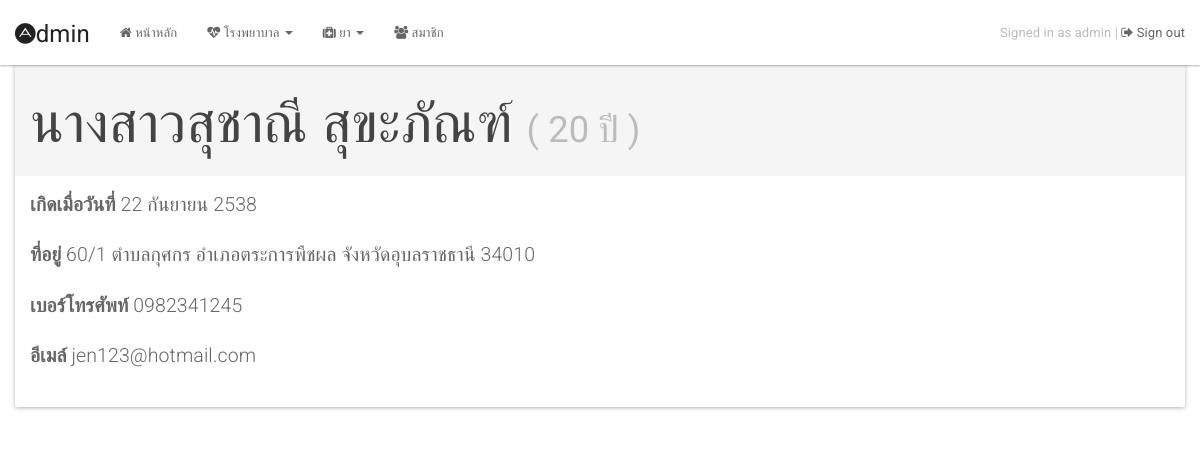
The app's page /admin/view-profile.php?id=55 (signed in) with its own data.
### tables this page shows
CREATE TABLE `profile` (
  `profile_id` int(10) NOT NULL,
  `profile_username` varchar(20) NOT NULL,
  `profile_pwd` varchar(12) NOT NULL DEFAULT '',
  `firstname` varchar(100) NOT NULL DEFAULT '',
  `lastname` varchar(100) NOT NULL DEFAULT '',
  `age` int(3) NOT NULL,
  `title` varchar(100) NOT NULL DEFAULT '' COMMENT 'คำนำหน้าชื่อ',
  `gender` enum('M','F') DEFAULT NULL,
  `birthday` varchar(10) NOT NULL,
  `tel` text,
  `email` varchar(100) DEFAULT '',
  `address` text NOT NULL,
  `province` int(3) NOT NULL,
  `amphur` int(3) NOT NULL,
  `district` int(3) NOT NULL,
  `zipcode` int(5) NOT NULL,
  `lat` varchar(100) DEFAULT NULL,
  `lng` varchar(100) DEFAULT '',
  `date_added` datetime NOT NULL,
  `privacy` enum('0','1') DEFAULT '1' COMMENT 'public user or not',
  `last_login` datetime NOT NULL
);

CREATE TABLE `district` (
  `DISTRICT_ID` int(5) NOT NULL,
  `DISTRICT_CODE` varchar(6) NOT NULL,
  `DISTRICT_NAME` varchar(150) NOT NULL,
  `AMPHUR_ID` int(5) NOT NULL DEFAULT '0',
  `PROVINCE_ID` int(5) NOT NULL DEFAULT '0',
  `GEO_ID` int(5) NOT NULL DEFAULT '0'
);

CREATE TABLE `amphur` (
  `AMPHUR_ID` int(5) NOT NULL,
  `AMPHUR_CODE` varchar(4) NOT NULL,
  `AMPHUR_NAME` varchar(150) NOT NULL,
  `GEO_ID` int(5) NOT NULL DEFAULT '0',
  `PROVINCE_ID` int(5) NOT NULL DEFAULT '0'
);

CREATE TABLE `province` (
  `PROVINCE_ID` int(5) NOT NULL,
  `PROVINCE_CODE` varchar(2) NOT NULL,
  `PROVINCE_NAME` varchar(150) NOT NULL,
  `GEO_ID` int(5) NOT NULL DEFAULT '0'
);

### php/config/database.inc.php (called while the page is built, shortened)
<?php
require_once 'setting.inc.php';
class database {
    public $mysqli;
    public function connection() {
        $this->mysqli = mysqli_init();
        $link = $this->mysqli->real_connect(LOCALHOST, USER, PWD, DBNAME);
        if ($link) {
            $this->mysqli->set_charset("UTF8");
            return true;
        } else {
            print $this->mysqli->connect_error;
        }
    }
    public function close_connection() {
        $this->mysqli = null;
    }
    public function query($sql, &$rows, &$num_rows) {
        if (self::connection()) {
            $result = $this->mysqli->query($sql);
            if ($result) {
                if ($result !== true) {
                    while ($data = $result->fetch_assoc()) {
                        $rows[] = $data;
                    }
                }
            } else {
                return "Error1 : " . $this->mysqli->errno . " = " . $this->mysqli->error;
            }
            return true;
        }
    }
}
?>

### php/classes/provinces.inc.php (called while the page is built, shortened)
<?php
class provinces extends db {
    public function get_province($id) {
        $sql = "select * from province where PROVINCE_ID = " . $id . ";";
        $result = parent::query($sql, $rows, $num_rows);
        if ($result) {
            return $rows;
        } else {
            echo $result;
        }
    }
    public function get_amphur($id) {
        $sql = "select * from amphur where AMPHUR_ID = " . $id . ";";
        $result = parent::query($sql, $rows, $num_rows);
        if ($result) {
            return $rows;
        } else {
            echo $result;
        }
    }
    public function get_district($id) {
        $sql = "select * from district where DISTRICT_ID = " . $id . ";";
        $result = parent::query($sql, $rows, $num_rows);
        if ($result) {
            return $rows;
        } else {
            echo $result;
        }
    }
}

### php/classes/profiles.inc.php (called while the page is built, shortened)
<?php
Class profiles extends db {
    public function get_profile($id) {
        $sql = "SELECT * FROM profile WHERE profile_id = " . $id . " LIMIT 1;";
        $result = parent::query($sql, $rows, $num_rows);
        if ($result) {
            return $rows[0];
        }
    }
    public function convert_birthday($bd = "", $arr_month = array()) {
        $bd = explode("-", $bd);
        $month = $arr_month[number_format($bd[1])];
        $year = $bd[0] + 543;
        $birthday = $bd[2] . " " . $month . " " . $year;
        return $birthday;
    }
}

### php/config/autoload.inc.php (called while the page is built, shortened)
<?php
@require_once 'setting.inc.php';
function file_include($class) {
    $path = str_replace('\\', DS, WWW_ROOT . DS . $class . '.inc.php');
}

### php/config/setting.inc.php (called while the page is built, shortened)
<?php
$arr_month = array(
    1 => "มกราคม",
    2 => "กุมภาพันธ๋",
    3 => "มีนาคม",
    4 => "เมษายน",
    5 => "พฤษภาคม",
    6 => "มิถุนายน",
    7 => "กรกฎาคม",
    8 => "สิงหาคม",
    9 => "กันยายน",
    10 => "ตุลาคม",
    11 => "พฤศจิกายน",
    12 => "ธันวาคม",
);

### admin/view-profile.php (the view, shortened to what this page needs)
<?php
if (!isset($_SESSION["admin"]) || $_SESSION["admin"] != "logon") {
    session_unset();
    session_destroy();
    header("Location: index.php");
    exit;
} else {
    include '../php/config/autoload.inc.php';
}
$pv = new cls\provinces();
$pf = new cls\profiles();
$data = $pf->get_profile(trim($_GET['id']));
$province = $pv->get_province($data['province'])[0];
$amphur = $pv->get_amphur($data['amphur'])[0];
$district = $pv->get_district($data['district'])[0];
?>
    <!DOCTYPE html>
    <html lang="en">
    <head>
        <link rel="stylesheet" href="../node_modules/bootstrap/dist/css/bootstrap.min.css">
    </head>
    <body>
        <article class="container-fluid" style="">
            <?php include "header.php";?>
                <section>
                    <div class="row">
                        <div class="col-md-12">
                            <div class="panel panel-default">
                                <div class="panel-heading">
                                    <h1 class=""><?=$data['title'] . "" . $data['firstname'] . " " . $data['lastname'] . " <small>( " . $data['age'] . " ปี )</small>";?></h1>
                                </div>
                                <div class="panel-body">
                                    <p class="lead">
                                        <strong>เกิดเมื่อวันที่</strong>
                                        <?=$pf->convert_birthday($data['birthday'], $arr_month);?>
                                    </p>
                                    <p class="lead">
                                        <strong>ที่อยู่</strong>
                                        <?=$data['address'] . " ตำบล" . $district['DISTRICT_NAME'] . " อำเภอ" . $amphur['AMPHUR_NAME'] . " จังหวัด" . $province['PROVINCE_NAME'] . $data['zipcode'];?>
                                    </p>
                                    <p class="lead">
                                        <strong>เบอร์โทรศัพท์ </strong>
                                        <?=$data['tel'];?>
                                    </p>
                                    <p class="lead">
                                        <strong>อีเมล์ </strong>
                                        <?=($data['email'] == "") ? "-" : $data['email'];?>
                                    </p>
                                </div>
                            </div>
                        </div>
                    </div>
                </section>
        </article>
    </body>
    </html>

### css/mine.css (style rules this page uses)
html, body { height: 100% }
article { position: relative; }

### records on screen
profile: title "นางสาว", firstname "สุชาณี", lastname "สุขะภัณฑ์", age "20", birthday "22 กันยายน 2538", address "60/1", zipcode "34010", tel "0982341245", email "jen123@hotmail.com"
district: DISTRICT_NAME "กุศกร"
amphur: AMPHUR_NAME "ตระการพืชผล"
province: PROVINCE_NAME "อุบลราชธานี"

### other values on screen
$_SESSION['typeOfUser'] "admin"
